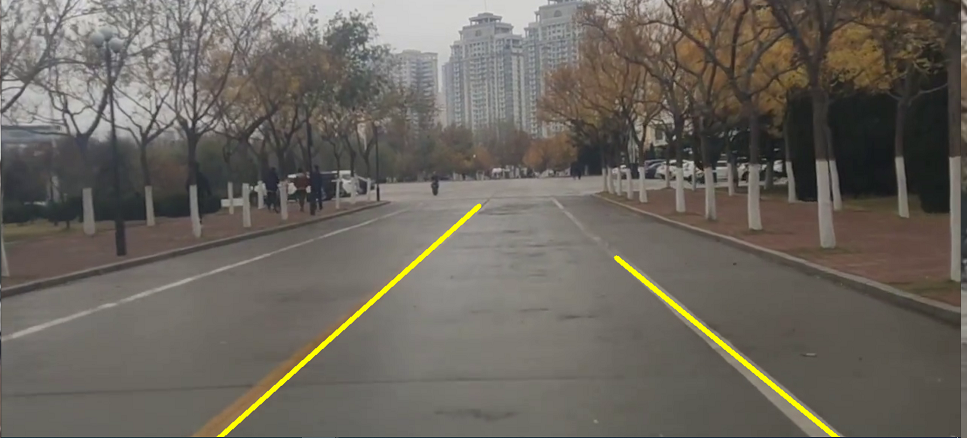
#> input picture img/goal_01.png, 967 x 438 px, given in place of vedion_01.flv, which was not available
$ python main.py   (older library calls are emulated)
#> lines starting #> are read from the running program, lines starting #| are printed output that depends on the picture; after the words box and inside, x2 and y2 are one past the last pixel; in counts of white or black regions, pixels touching at a corner belong together; pictures that were not available may be replaced by others from this repository, and a replacement may not be noted
### utility_zqy.py
import cv2
import numpy as np
from PIL import Image

# *******************工具函数*****************#
def calculate_slope(line):  # 计算线段line的斜率
    x_1, y_1, x_2, y_2 = line[0]
    return (y_2 - y_1) / (x_2 - x_1)


def reject_abnormal_lines(lines, threshold):  # 离群值过滤
    # [1]计算出所有的斜率
    slopes = [calculate_slope(line) for line in lines]
    while len(lines) > 0:
        # [2]计算斜率的平均值
        mean = np.mean(slopes)
        # [3]计算斜率与平均值的差值
        diff = [abs(s - mean) for s in slopes]
        # [4]找到差值最大的下标
        idx = np.argmax(diff)
        if diff[idx] > threshold:
            # 5.5 删除掉这条线段
            slopes.pop(idx)
            lines.pop(idx)
        else:
            break
    return lines


def least_squares_fit(lines):  # 最小二乘拟合

    # 将lines中的线段拟合成一条线段
    # lines:线段集合,[np.array([[x_1,y_1,x_2,y_2]]),np.array([[x_1,y_1,x_2,y_2]])],...]
    # 线段上的两点,np.array([[xmin,ymin],[xmax,ymax]])

    # 取出所有坐标点
    x_coords = np.ravel([[line[0][0], line[0][2]] for line in lines])
    y_coords = np.ravel([[line[0][1], line[0][3]] for line in lines])
    # 进行直线拟合，得到多项式系数
    poly = np.polyfit(x_coords, y_coords, deg=1)  # 因为直线是一次曲线，所以deg=1
    # 根据多项式系数，计算两个直线上的点，用于唯一确定这条直线
    point_min = (np.min(x_coords), np.polyval(poly, np.min(x_coords)))
    point_max = (np.max(x_coords), np.polyval(poly, np.max(x_coords)))
    return np.array([point_min, point_max], dtype=np.int)


# -----end--#

# 主要函数： 对视频流进行处理
def show_lines(filename,speed):# 视频流文件，速度
#> called with filename = 'vedion_01.flv', speed = 20
    capture = cv2.VideoCapture(filename)
    while True:
        ret, color_img = capture.read()
#> color_img is the input picture: shape (438, 967, 3); mean B, G, R 93.7, 101.4, 106.3
        # 在这里color_img的类型不是str,即不是图片的链接，而是图片本身
        train_img = cv2.cvtColor(color_img, cv2.IMREAD_GRAYSCALE)
        # 1.Canny边缘检测
        edge_img = cv2.Canny(train_img, 33, 101)  # 可以调整上下阈值
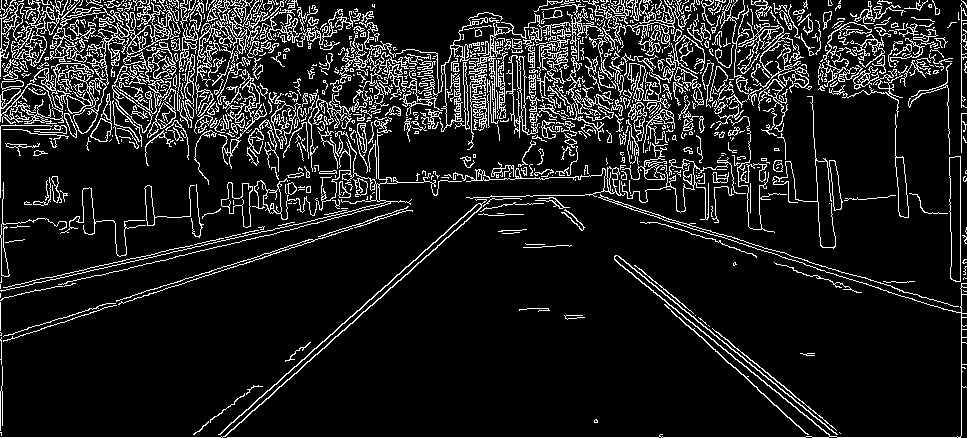
#> edge_img: shape (438, 967); 11.8% white in thin lines or dots
        # 2.获取ROI区域 坐标：[2,369],[231,157],[339,92],[567,102],[750,240],[944,386]
        mask = np.zeros_like(edge_img)  # 获取一样的数组
        # 2.1得到掩码
        mask = cv2.fillPoly(mask, np.array([[[115, 686], [498, 368], [756, 341], [1178, 687]]]),
                            color=255)
        # 2.2ROI区域
        masked_edges_img = cv2.bitwise_and(edge_img, mask)  # 原图，掩码
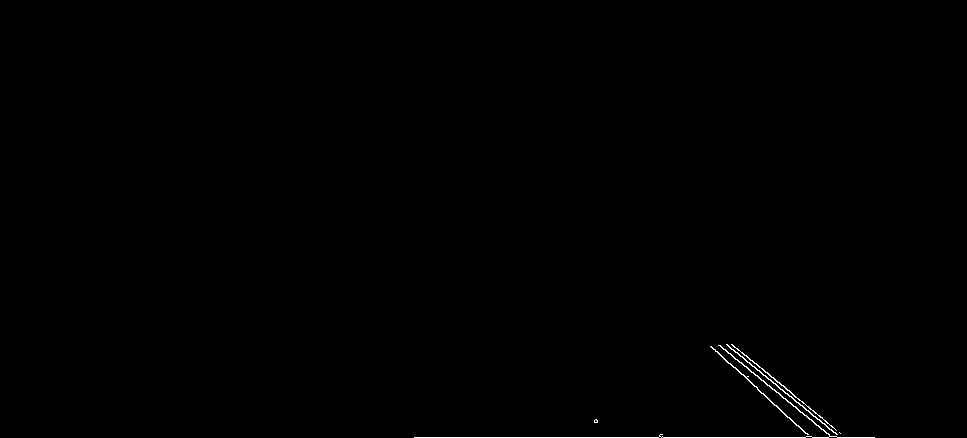
#> masked_edges_img: shape (438, 967); 0.29% white in thin lines or dots, all inside (x1, y1, x2, y2) = (414, 344, 875, 438)
        # 3.霍夫变换
        lines = cv2.HoughLinesP(masked_edges_img, 1, np.pi / 180, 15, minLineLength=40, maxLineGap=20)
#> lines = [[414, 437, 874, 437], [711, 346, 811, 436], [718, 345, 831, 436], [727, 345, 837, 434], [732, 344, 822, 417], [726, 344, 836, 433], [733, 346, 840, 433], [719, 345, 832, 436], [713, 349, 795, 423]]
        # 按照斜率分成左右车道线
        left_lines = [line for line in lines if calculate_slope(line) > 0]
#> left_lines = [[[711, 346, 811, 436]], [[718, 345, 831, 436]], [[727, 345, 837, 434]], [[732, 344, 822, 417]], [[726, 344, 836, 433]], [[733, 346, 840, 433]], [[719, 345, 832, 436]], [[713, 349, 795, 423]]]
        right_lines = [line for line in lines if calculate_slope(line) < 0]
#> right_lines = []
        # 4.离群值过滤
        left_lines = reject_abnormal_lines(left_lines, 0.2)
#> in reject_abnormal_lines, `slopes = [calculate_slope(line) for line in lines]`: slopes = [0.9, 0.805, 0.809, 0.811, 0.809, 0.813, 0.805, 0.902]
#> the loop in reject_abnormal_lines, `while len(lines) > 0:` made 1 pass
#> (mean, idx) on pass 1: (0.832, 7)
#> after the loop in reject_abnormal_lines, `while len(lines) > 0:`: lines has the same summary as left_lines in show_lines
        right_lines = reject_abnormal_lines(right_lines, 0.2)
        # 5.最小二乘拟合
        left_line = least_squares_fit(left_lines)
#> in least_squares_fit, `x_coords = np.ravel([[line[0][0], line[0][2]] for line in lines])`: x_coords = [711, 811, 718, 831, 727, 837, 732, 822, 726, 836, 733, 840, 719, 832, 713, 795]
#> in least_squares_fit, `y_coords = np.ravel([[line[0][1], line[0][3]] for line in lines])`: y_coords = [346, 436, 345, 436, 345, 434, 344, 417, 344, 433, 346, 433, 345, 436, 349, 423]
#> in least_squares_fit, `poly = np.polyfit(x_coords, y_coords, deg=1)`: poly = [0.796, -227.8]
#> in least_squares_fit, `point_min = (np.min(x_coords), np.polyval(poly, np.min(x_coords)))`: point_min = (711, 338.2)
#> in least_squares_fit, `point_max = (np.max(x_coords), np.polyval(poly, np.max(x_coords)))`: point_max = (840, 440.8)
#> left_line = [[711, 338], [840, 440]]
        right_line = least_squares_fit(right_lines)
        # 6.绘制图片
        # img_02 = cv2.imread(color_img, cv2.IMREAD_COLOR)
        cv2.line(color_img, tuple(left_line[0]), tuple(left_line[1]), color=(0, 255, 255), thickness=5)
        cv2.line(color_img, tuple(right_line[0]), tuple(right_line[1]), color=(0, 255, 255), thickness=5)

        cv2.imshow('1', color_img)
        cv2.waitKey(speed)

### main.py
import  utility_zqy
import cv2
#两个参数：视频流文件，速度（一般在10-100）
#> (the run stopped early here; a loop or call above may not have finished)

$ run again, on img/goal_03.png
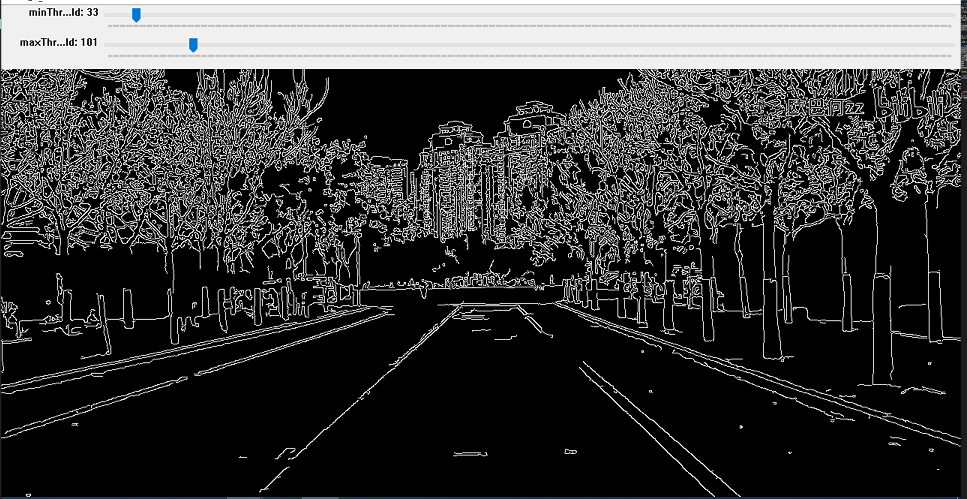
#> input picture img/goal_03.png, 967 x 499 px, given in place of vedion_01.flv, which was not available
#> in show_lines, color_img is the input picture: shape (499, 967, 3); mean B, G, R 60.7, 60.6, 60.4
#> in show_lines, `edge_img = cv2.Canny(train_img, 33, 101)`:
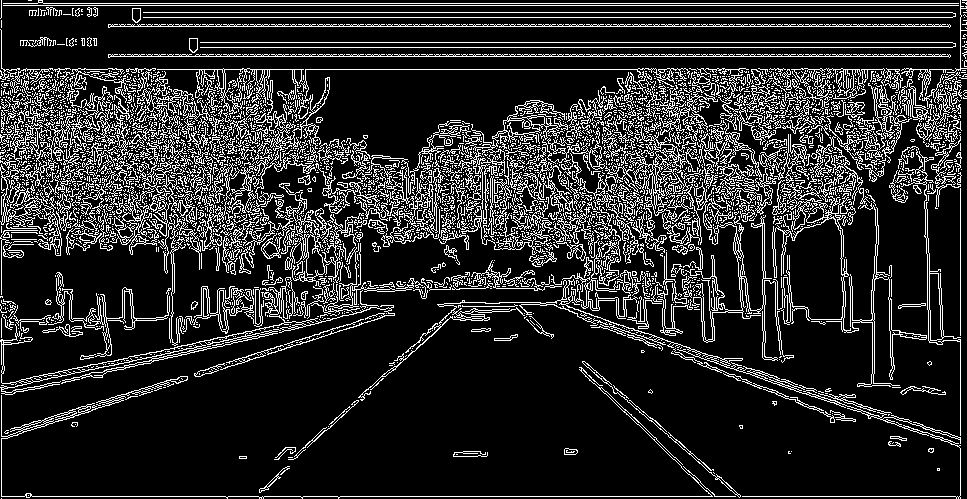
#> edge_img: shape (499, 967); 16.7% white in thin lines or dots
#> masked_edges_img: shape (499, 967); 0.53% white in thin lines or dots, all inside (x1, y1, x2, y2) = (343, 346, 947, 498)
#> in show_lines, `lines = cv2.HoughLinesP(masked_edges_img, 1, np.pi / 180, 15, minLineL..`: lines = 28 rows, first 6: [343, 496, 946, 496], [689, 348, 830, 402], [678, 352, 847, 420], [712, 355, 821, 394], [582, 361, 735, 494], [677, 354, 842, 420]
#> in show_lines, `left_lines = [line for line in lines if calculate_slope(line) > 0]`: left_lines = 26 items, first 6: [[689, 348, 830, 402]], [[678, 352, 847, 420]], [[712, 355, 821, 394]], [[582, 361, 735, 494]], [[677, 354, 842, 420]], [[584, 361, 670, 435]]
#> right_lines = [[[697, 361, 741, 360]]]
#> in reject_abnormal_lines, `slopes = [calculate_slope(line) for line in lines]`: slopes = 26 values, max 0.97 at index 10, min 0.0484 at index 19, mean 0.57
#> the loop in reject_abnormal_lines, `while len(lines) > 0:` made 12 passes
#> (mean, idx) on passes 1 to 8: (0.57, 19), (0.591, 10), (0.575, 9), (0.558, 7), (0.539, 9), (0.52, 16), (0.502, 18), (0.482, 3)
#> after the loop in reject_abnormal_lines, `while len(lines) > 0:`: lines = 15 items, first 6: [[689, 348, 830, 402]], [[678, 352, 847, 420]], [[712, 355, 821, 394]], [[677, 354, 842, 420]], [[696, 354, 811, 396]], [[679, 350, 815, 389]]; slopes = [0.383, 0.402, 0.358, 0.4, 0.365, 0.287, 0.383, 0.404, 0.355, 0.412, 0.398, 0.404, 0.375, 0.377, 0.397]
#> in show_lines, `left_lines = reject_abnormal_lines(left_lines, 0.2)`: left_lines has the same summary as lines in reject_abnormal_lines
#> the loop in reject_abnormal_lines (call 2), `while len(lines) > 0:` made 1 pass
#> (mean, diff, idx) on pass 1: (-0.0227, [0], 0)
#> x_coords = 30 values, max 847 at index 3, min 671 at index 20, mean 755.4
#> y_coords = 30 values, max 420 at index 3, min 348 at index 0, mean 377.6
#> poly = [0.366, 101.2]
#> point_min = (671, 346.7)
#> point_max = (847, 411.1)
#> left_line = [[671, 346], [847, 411]]
#> right_line = [[697, 360], [741, 359]]
#> in show_lines, `cv2.line(color_img, tuple(right_line[0]), tuple(right_line[1]), color=..`:
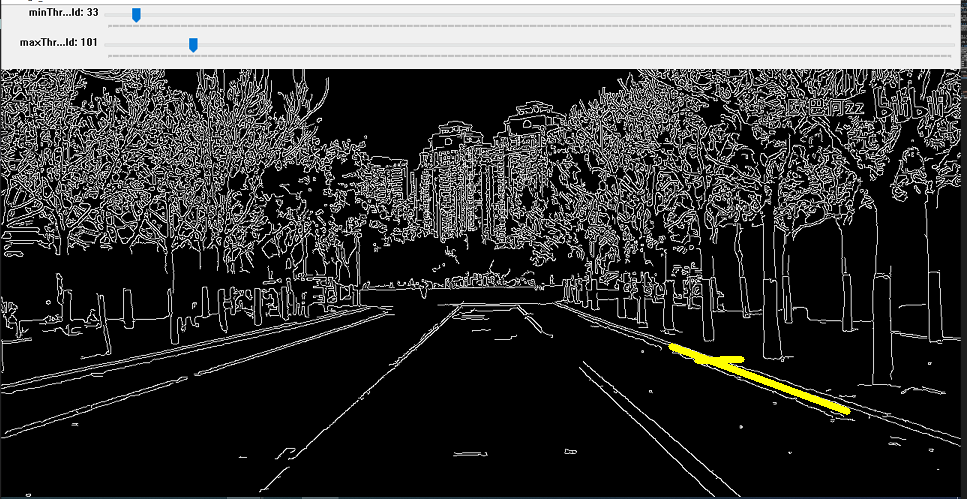
#> color_img: shape (499, 967, 3); mean B, G, R 60.6, 61.3, 61.2
